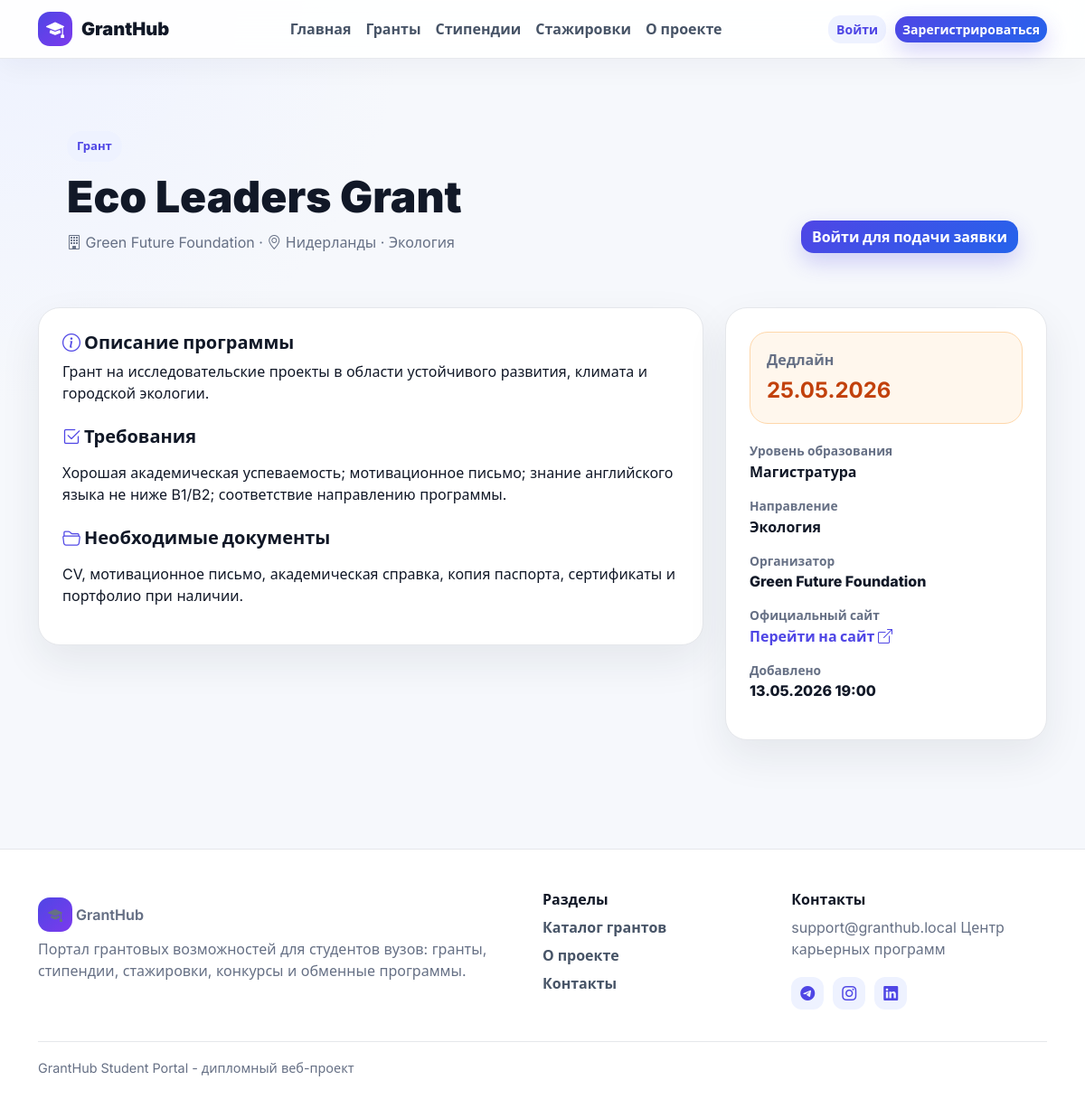
Screenshot of /grants/2/ with the database file from the repository.
### portal/models.py (models this page shows, shortened)
class Grant(models.Model):
    class OpportunityType(models.TextChoices):
        GRANT = 'grant', 'Грант'
        SCHOLARSHIP = 'scholarship', 'Стипендия'
        CONTEST = 'contest', 'Конкурс'
        INTERNSHIP = 'internship', 'Стажировка'
        EXCHANGE = 'exchange', 'Обменная программа'
    title = models.CharField('Название', max_length=220)
    description = models.TextField('Описание')
    organization = models.CharField('Организатор', max_length=180)
    country = models.CharField('Страна', max_length=100)
    category = models.ForeignKey(Category, verbose_name='Направление', on_delete=models.PROTECT)
    opportunity_type = models.CharField('Тип возможности', max_length=20, choices=OpportunityType.choices)
    education_level = models.CharField('Уровень образования', max_length=80)
    requirements = models.TextField('Требования')
    documents = models.TextField('Документы')
    deadline = models.DateField('Дедлайн')
    official_link = models.URLField('Официальная ссылка')
    created_by = models.ForeignKey(User, verbose_name='Автор', on_delete=models.SET_NULL, null=True, blank=True)
    created_at = models.DateTimeField('Создано', auto_now_add=True)
    class Meta:
        verbose_name = 'Грантовая возможность'
        verbose_name_plural = 'Грантовые возможности'
        ordering = ['deadline', 'title']
    @property
    def is_deadline_soon(self):
        delta = self.deadline - timezone.localdate()
        return 0 <= delta.days <= 14

class Category(models.Model):
    name = models.CharField('Название', max_length=120, unique=True)
    class Meta:
        verbose_name = 'Категория'
        verbose_name_plural = 'Категории'
        ordering = ['name']

### portal/views.py (the view)
# urls.py: path('grants/<int:pk>/', views.grant_detail, name='grant_detail'),
def grant_detail(request, pk):
    grant = get_object_or_404(Grant.objects.select_related('category', 'created_by'), pk=pk)
    saved = request.user.is_authenticated and SavedGrant.objects.filter(user=request.user, grant=grant).exists()
    applied = request.user.is_authenticated and Application.objects.filter(user=request.user, grant=grant).exists()
    return render(request, 'portal/grant_detail.html', {'grant': grant, 'saved': saved, 'applied': applied})

### portal/templates/portal/grant_detail.html (shortened to what this page needs)
{% extends 'portal/base.html' %}
{% block content %}
<div class="container py-4 py-lg-5">
  <div class="detail-header">
    <div>
      <span class="type-pill">{{ grant.get_opportunity_type_display }}</span>
      <h1>{{ grant.title }}</h1>
      <p><i class="bi bi-building"></i> {{ grant.organization }} · <i class="bi bi-geo-alt"></i> {{ grant.country }} · {{ grant.category.name }}</p>
    </div>
    <div class="actions">
      {% if user.is_authenticated %}
        <form method="post" action="{% url 'save_grant' grant.pk %}">{% csrf_token %}<button class="btn btn-outline-primary" {% if saved %}disabled{% endif %}><i class="bi bi-bookmark"></i> {% if saved %}Сохранено{% else %}Сохранить{% endif %}</button></form>
        <a class="btn btn-primary {% if applied %}disabled{% endif %}" href="{% url 'apply_grant' grant.pk %}"><i class="bi bi-send"></i> {% if applied %}Заявка подана{% else %}Подать заявку{% endif %}</a>
      {% else %}
        <a class="btn btn-primary" href="{% url 'login' %}">Войти для подачи заявки</a>
      {% endif %}
    </div>
  </div>
  <div class="row g-4 mt-1">
    <div class="col-lg-8">
      <div class="content-panel article-panel">
        <h2><i class="bi bi-info-circle"></i> Описание программы</h2>
        <p>{{ grant.description }}</p>
        <h2><i class="bi bi-check2-square"></i> Требования</h2>
        <p>{{ grant.requirements|linebreaks }}</p>
        <h2><i class="bi bi-folder2-open"></i> Необходимые документы</h2>
        <p>{{ grant.documents|linebreaks }}</p>
      </div>
    </div>
    <aside class="col-lg-4">
      <div class="side-panel sticky-side">
        <div class="deadline-box {% if grant.is_deadline_soon %}urgent{% endif %}">
          <span>Дедлайн</span>
          <strong>{{ grant.deadline|date:"d.m.Y" }}</strong>
        </div>
        <dl>
          <dt>Уровень образования</dt><dd>{{ grant.education_level }}</dd>
          <dt>Направление</dt><dd>{{ grant.category.name }}</dd>
          <dt>Организатор</dt><dd>{{ grant.organization }}</dd>
          <dt>Официальный сайт</dt><dd><a href="{{ grant.official_link }}" target="_blank" rel="noreferrer">Перейти на сайт <i class="bi bi-box-arrow-up-right"></i></a></dd>
          <dt>Добавлено</dt><dd>{{ grant.created_at|date:"d.m.Y H:i" }}</dd>
        </dl>
      </div>
    </aside>
  </div>
</div>
{% endblock %}

### portal/static/portal/css/styles.css (style rules this page uses)
:root { --primary: #4f46e5; --primary-dark: #3730a3; --primary-soft: #eef2ff; --blue: #2563eb; --violet: #7c3aed; --ink: #111827; --muted: #667085; --line: #e5e7eb; --surface: #ffffff; --page: #f6f8fc; --warning: #f97316; --success: #16a34a; --danger: #dc2626; --shadow: 0 18px 45px rgba(31, 41, 55, .08); }
* { letter-spacing: 0; }
body { min-height: 100vh; background: radial-gradient(circle at top left, #eef2ff 0, transparent 28rem), var(--page); color: var(--ink); font-family: Inter, system-ui, -apple-system, BlinkMacSystemFont, "Segoe UI", sans-serif; }
a { color: var(--primary); text-decoration: none; }
.btn { border-radius: 14px; font-weight: 750; border-width: 1px; }
.btn-primary { background: linear-gradient(135deg, var(--primary), var(--blue)); border: 0; box-shadow: 0 10px 24px rgba(79, 70, 229, .24); }
.grant-card, .content-panel, .side-panel, .auth-box, .popular-card, .filter-sidebar, .catalog-toolbar, .catalog-hero, .profile-hero, .admin-hero, .stat-card { background: var(--surface); border: 1px solid var(--line); border-radius: 24px; box-shadow: var(--shadow); }
.type-pill, .deadline-pill { display: inline-flex; align-items: center; gap: 6px; border-radius: 999px; padding: 7px 11px; font-size: .82rem; font-weight: 800; }
.type-pill { background: var(--primary-soft); color: var(--primary); }
.deadline-pill.urgent, .deadline-box.urgent { background: #fff7ed; color: #c2410c; border-color: #fed7aa; }
.catalog-hero h1, .profile-hero h1, .admin-hero h1, .detail-header h1 { font-size: clamp(2rem, 4vw, 3.8rem); font-weight: 900; margin: 10px 0; }
.catalog-hero p, .profile-hero p, .admin-hero p, .detail-header p { color: var(--muted); margin: 0; }
.detail-header { display: flex; justify-content: space-between; align-items: end; gap: 24px; padding: 32px; }
.actions { display: flex; flex-wrap: wrap; gap: 10px; }
.content-panel, .side-panel, .auth-box { padding: 26px; }
.article-panel h2 { font-size: 1.25rem; font-weight: 900; margin-top: 24px; }
.article-panel h2:first-child { margin-top: 0; }
.article-panel h2 i { color: var(--primary); }
.sticky-side { position: sticky; top: 96px; }
.deadline-box { display: grid; gap: 4px; border: 1px solid var(--line); border-radius: 20px; padding: 18px; margin-bottom: 20px; }
.deadline-box span { color: var(--muted); font-weight: 750; }
.deadline-box strong { font-size: 1.5rem; }
.side-panel dt { color: var(--muted); font-size: .86rem; font-weight: 700; }
.side-panel dd { font-weight: 800; margin-bottom: 16px; }

### rows the page displays
Grant: opportunity_type "Грант", title "Eco Leaders Grant", organization "Green Future Foundation", country "Нидерланды", category.name "Экология", description "Грант на исследовательские проекты в области устойчивого развития, климата и городской экологии.", requirements "Хорошая академическая успеваемость; мотивационное письмо; знание английского языка не ниже B1/B2; соответствие направлению программы.", documents "CV, мотивационное письмо, академическая справка, копия паспорта, сертификаты и портфолио при наличии.", deadline "25.05.2026", education_level "Магистратура", created_at "13.05.2026 19:00"
